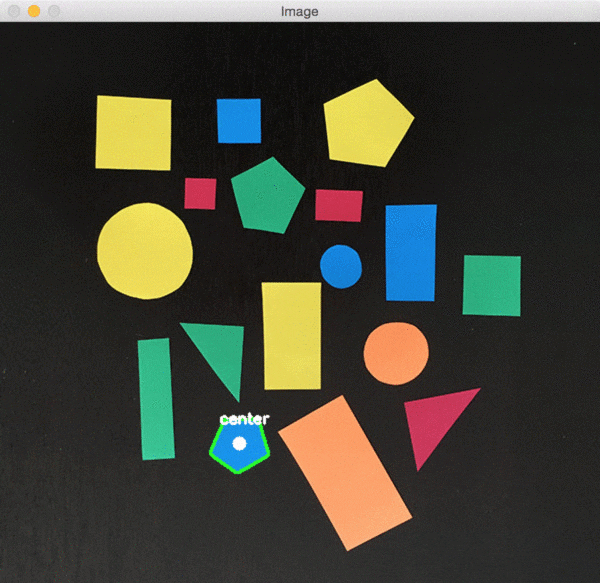
#> input picture centerOfContours/img.png, 600 x 583 px
$ python centerOfContours.py --image img.png
#> lines starting #> are read from the running program, lines starting #| are printed output that depends on the picture; after the words box and inside, x2 and y2 are one past the last pixel; in counts of white or black regions, pixels touching at a corner belong together
# import the necessary packages
import argparse
import imutils
import cv2
# construct the argument parse and parse the arguments
ap = argparse.ArgumentParser()
ap.add_argument("-i", "--image", required=True,
	help="path to the input image")
args = vars(ap.parse_args())
# load the image, convert it to grayscale, blur it slightly,
# and threshold it
image = cv2.imread(args["image"])
#> image is the input picture: shape (583, 600, 3); mean B, G, R 54.7, 66.4, 65.4
gray = cv2.cvtColor(image, cv2.COLOR_BGR2GRAY)
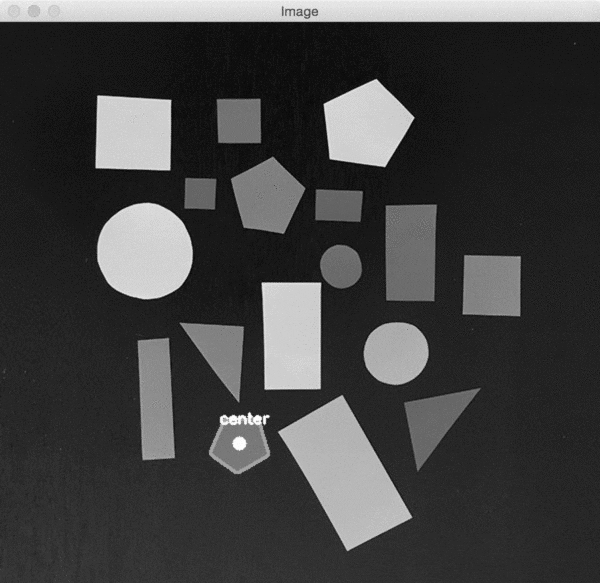
#> gray: shape (583, 600); min 9, max 253, mean 64.8
blurred = cv2.GaussianBlur(gray, (5, 5), 0)
thresh = cv2.threshold(blurred, 60, 255, cv2.THRESH_BINARY)[1]
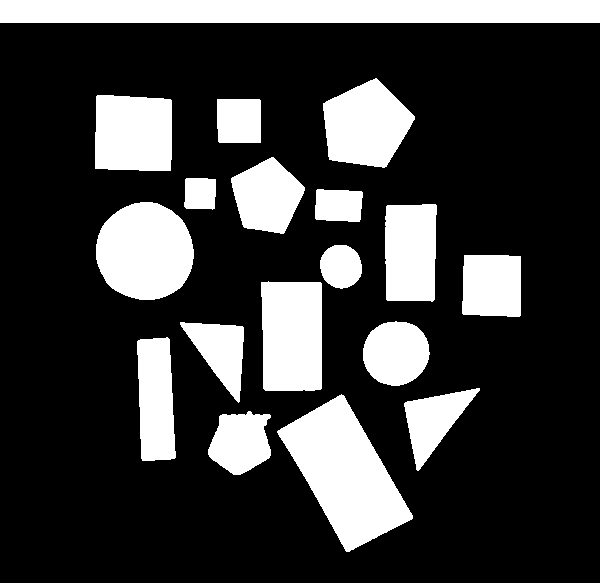
#> thresh: shape (583, 600); 24% white; 18 white regions

# find contours in the thresholded image
cnts = cv2.findContours(thresh.copy(), cv2.RETR_EXTERNAL,cv2.CHAIN_APPROX_SIMPLE)
#> cnts = 18 contours; largest, box (x1, y1, x2, y2) and area: (0, 0, 600, 23) 13178, (277, 394, 413, 552) 10504, (96, 202, 194, 300) 7426, (261, 281, 322, 391) 6316, (323, 78, 415, 168) 5617
cnts = imutils.grab_contours(cnts)

# loop over the contours
for c in cnts:
	# compute the center of the contour
	M = cv2.moments(c)
	m00 = M["m00"]
	if m00 != 0 and c.size > 14:
		cX = int(M["m10"] / M["m00"])
		cY = int(M["m01"] / M["m00"])
		# draw the contour and center of the shape on the image
		cv2.drawContours(image, [c], -1, (0, 255, 0), 1)
		cv2.circle(image, (cX, cY), 7, (255, 255, 255), -1)
		cv2.putText(image, "center", (cX - 20, cY - 20), cv2.FONT_HERSHEY_SIMPLEX, 0.5, (255, 255, 255), 2)


		# show the image
		cv2.imshow("Image", image)
		cv2.waitKey(0)
#> this loop made 18 passes
#> (m00, cX, cY) on passes 1 to 12: (2851.5, 240, 442), (10504.5, 344, 473), (2724.5, 433, 420), (3940, 155, 399), (2575, 220, 350), (3301.5, 395, 352), (6315.5, 291, 335), (3407.5, 491, 285), (1393, 340, 266), (4680.5, 410, 251), (7426, 144, 251), (1354.5, 338, 205)
#> (c, m00) on pass 18: ([[0, 0], [0, 22], [599, 22], [599, 0]], 13178)
#> pass 1, `cv2.imshow("Image", image)`:
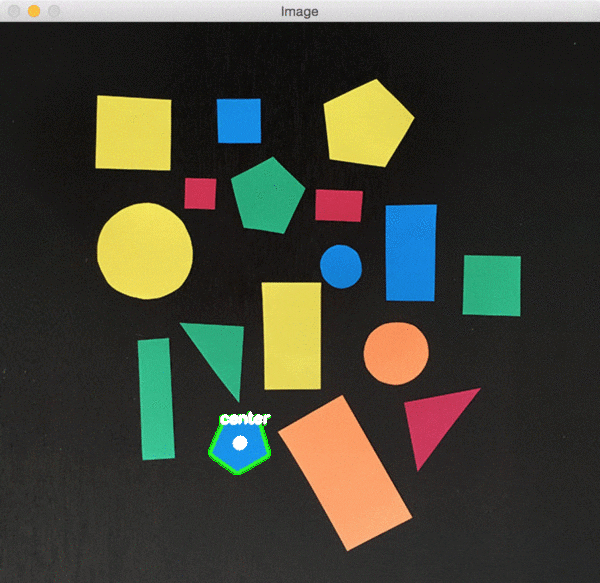
#> window 'Image': shape (583, 600, 3); mean B, G, R 54.8, 66.5, 65.5
#> pass 2, `cv2.imshow("Image", image)`:
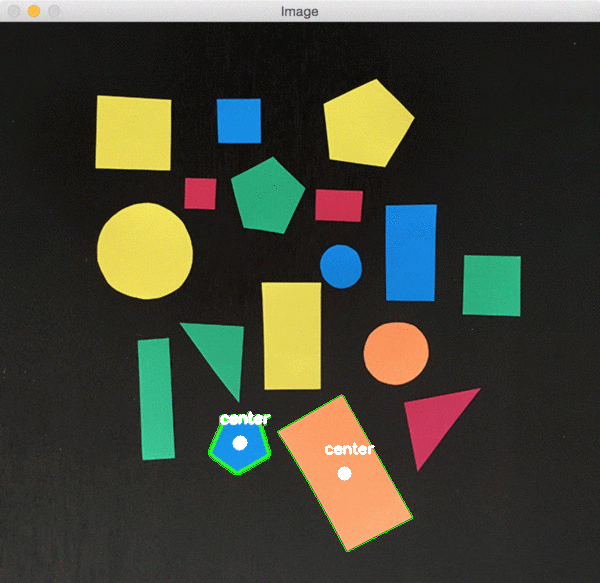
#> window 'Image': shape (583, 600, 3); mean B, G, R 54.9, 66.9, 65.4
#> after the loop:
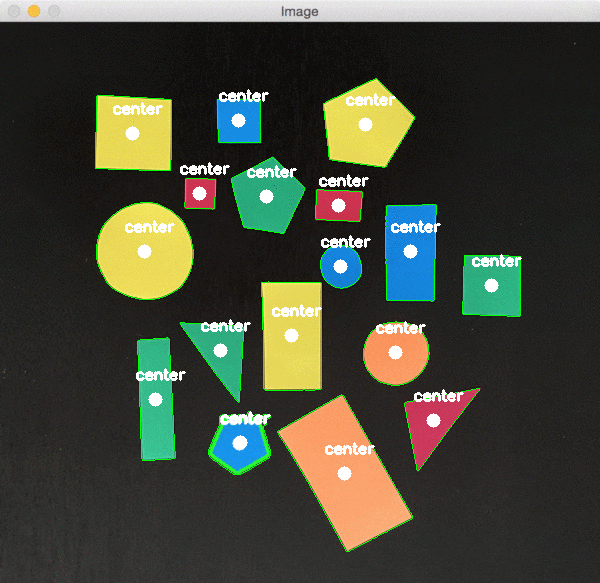
#> image: shape (583, 600, 3); 3.41% of pixels changed, all inside (x1, y1, x2, y2) = (95, 78, 522, 552)

# python centerOfContours.py --image img.png
